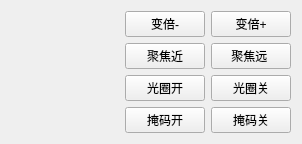
    <widget class="QWidget" name="gcamera_control">
     <attribute name="title">
      <string>云台控制</string>
     </attribute>
     <layout class="QVBoxLayout" name="verticalLayout_12">
      <item>
       <layout class="QHBoxLayout" name="horizontalLayout_16">
        <item>
         <layout class="QGridLayout" name="gridLayout_2">
          <item row="1" column="1">
           <widget class="QPushButton" name="gcamera_control_up">
            <property name="styleSheet">
             <string notr="true">border:none</string>
            </property>
            <property name="text">
             <string/>
            </property>
            <property name="icon">
             <iconset resource="../resources/resources.qrc">
              <normaloff>:/imgs/up.png</normaloff>:/imgs/up.png</iconset>
            </property>
            <property name="iconSize">
             <size>
              <width>48</width>
              <height>48</height>
             </size>
            </property>
           </widget>
          </item>
          <item row="2" column="1">
           <widget class="QPushButton" name="gcamera_control_stop">
            <property name="styleSheet">
             <string notr="true">border:none</string>
            </property>
            <property name="text">
             <string/>
            </property>
            <property name="icon">
             <iconset resource="../resources/resources.qrc">
              <normaloff>:/imgs/stop.png</normaloff>:/imgs/stop.png</iconset>
            </property>
            <property name="iconSize">
             <size>
              <width>48</width>
              <height>48</height>
             </size>
            </property>
           </widget>
          </item>
          <item row="2" column="2">
           <widget class="QPushButton" name="gcamera_control_right">
            <property name="styleSheet">
             <string notr="true">border:none</string>
            </property>
            <property name="text">
             <string/>
            </property>
            <property name="icon">
             <iconset resource="../resources/resources.qrc">
              <normaloff>:/imgs/right.png</normaloff>:/imgs/right.png</iconset>
            </property>
            <property name="iconSize">
             <size>
              <width>48</width>
              <height>48</height>
             </size>
            </property>
           </widget>
          </item>
          <item row="1" column="2">
           <widget class="QPushButton" name="gcamera_control_up_right">
            <property name="styleSheet">
             <string notr="true">border:none</string>
            </property>
            <property name="text">
             <string/>
            </property>
            <property name="icon">
             <iconset resource="../resources/resources.qrc">
              <normaloff>:/imgs/right_up.png</normaloff>:/imgs/right_up.png</iconset>
            </property>
            <property name="iconSize">
             <size>
              <width>48</width>
              <height>48</height>
             </size>
            </property>
           </widget>
          </item>
          <item row="2" column="0">
           <widget class="QPushButton" name="gcamera_control_left">
            <property name="styleSheet">
             <string notr="true">border:none</string>
            </property>
            <property name="text">
             <string/>
            </property>
            <property name="icon">
             <iconset resource="../resources/resources.qrc">
              <normaloff>:/imgs/left.png</normaloff>:/imgs/left.png</iconset>
            </property>
            <property name="iconSize">
             <size>
              <width>48</width>
              <height>48</height>
             </size>
            </property>
           </widget>
          </item>
          <item row="1" column="0">
           <widget class="QPushButton" name="gcamera_control_up_left">
            <property name="styleSheet">
             <string notr="true">border:none</string>
            </property>
            <property name="text">
             <string/>
            </property>
            <property name="icon">
             <iconset resource="../resources/resources.qrc">
              <normaloff>:/imgs/left_up.png</normaloff>:/imgs/left_up.png</iconset>
            </property>
            <property name="iconSize">
             <size>
              <width>48</width>
              <height>48</height>
             </size>
            </property>
           </widget>
          </item>
          <item row="3" column="0">
           <widget class="QPushButton" name="gcamera_control_down_left">
            <property name="styleSheet">
             <string notr="true">border:none</string>
            </property>
            <property name="text">
             <string/>
            </property>
            <property name="icon">
             <iconset resource="../resources/resources.qrc">
              <normaloff>:/imgs/left_down.png</normaloff>:/imgs/left_down.png</iconset>
            </property>
            <property name="iconSize">
             <size>
              <width>48</width>
              <height>48</height>
             </size>
            </property>
           </widget>
          </item>
          <item row="3" column="1">
           <widget class="QPushButton" name="gcamera_control_down">
            <property name="styleSheet">
             <string notr="true">border:none</string>
            </property>
            <property name="text">
             <string/>
            </property>
            <property name="icon">
             <iconset resource="../resources/resources.qrc">
              <normaloff>:/imgs/down.png</normaloff>:/imgs/down.png</iconset>
            </property>
            <property name="iconSize">
             <size>
              <width>48</width>
              <height>48</height>
             </size>
            </property>
           </widget>
          </item>
          <item row="3" column="2">
           <widget class="QPushButton" name="gcamera_control_down_right">
            <property name="styleSheet">
             <string notr="true">border:none</string>
            </property>
            <property name="text">
             <string/>
            </property>
            <property name="icon">
             <iconset resource="../resources/resources.qrc">
              <normaloff>:/imgs/right_down.png</normaloff>:/imgs/right_down.png</iconset>
            </property>
            <property name="iconSize">
             <size>
              <width>48</width>
              <height>48</height>
             </size>
            </property>
           </widget>
          </item>
         </layout>
        </item>
        <item>
         <layout class="QVBoxLayout" name="verticalLayout_21">
          <item>
           <layout class="QHBoxLayout" name="horizontalLayout_19">
            <item>
             <widget class="QPushButton" name="zoom_less">
              <property name="text">
               <string>变倍-</string>
              </property>
             </widget>
            </item>
            <item>
             <widget class="QPushButton" name="zoom_more">
              <property name="text">
               <string>变倍+</string>
              </property>
             </widget>
            </item>
           </layout>
          </item>
          <item>
           <layout class="QHBoxLayout" name="horizontalLayout_20">
            <item>
             <widget class="QPushButton" name="focus_less">
              <property name="text">
               <string>聚焦近</string>
              </property>
             </widget>
            </item>
            <item>
             <widget class="QPushButton" name="focus_more">
              <property name="text">
               <string>聚焦远 </string>
              </property>
             </widget>
            </item>
           </layout>
          </item>
          <item>
           <layout class="QHBoxLayout" name="horizontalLayout_21">
            <item>
             <widget class="QPushButton" name="aperture_open">
              <property name="text">
               <string>光圈开</string>
              </property>
             </widget>
            </item>
            <item>
             <widget class="QPushButton" name="aperture_close">
              <property name="text">
               <string>光圈关</string>
              </property>
             </widget>
            </item>
           </layout>
          </item>
          <item>
           <layout class="QHBoxLayout" name="horizontalLayout_22">
            <item>
             <widget class="QPushButton" name="mask_open">
              <property name="text">
               <string>掩码开</string>
              </property>
             </widget>
            </item>
            <item>
             <widget class="QPushButton" name="mask_close">
              <property name="text">
               <string>掩码关</string>
              </property>
             </widget>
            </item>
           </layout>
          </item>
         </layout>
        </item>
       </layout>
      </item>
     </layout>
    </widget>
